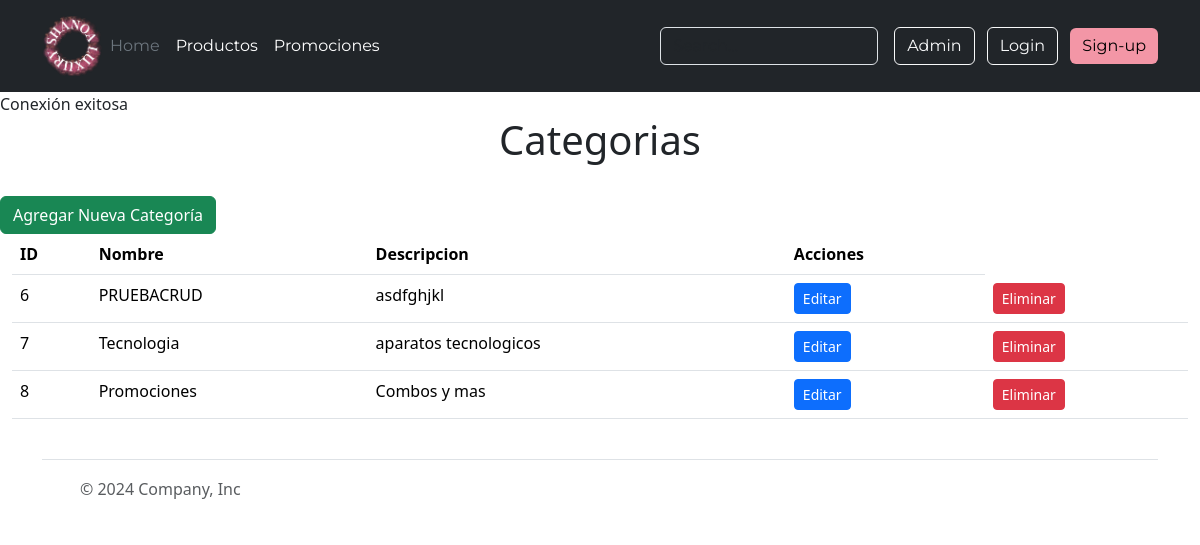
/Secciones/CATEGORIAS/index.php, run on the app's committed database.
### tables this page shows
CREATE TABLE `categorias` (
  `idCategorias` int(11) NOT NULL,
  `nombreCat` varchar(45) DEFAULT NULL,
  `descripcionCat` varchar(45) DEFAULT NULL
);

### Secciones/CATEGORIAS/index.php (the view, shortened to what this page needs)
<?php include ("../../Templates/header.php"); ?>
<?php
include ("../../PHPCONEXION/conexion.php");
$sql = "SELECT * FROM categorias";
?>
<h1 class="text-center text-info text-dark">Categorias</h1>
<br>
<div class="card-body">
    <a class="btn btn-success" href="agregar.php">Agregar Nueva Categoría</a>
    <div class="table-responsive-sm container-sm" style="max-width: 100%; overflow-x: auto;">
        <table class="table " id="tabla_id">
            <thead>
                <tr>
                    <th scope="col">ID</th>
                    <th scope="col">Nombre</th>
                    <th scope="col">Descripcion</th>
                    <th scope="col">Acciones</th>
                </tr>
            </thead>
            <tbody>
                <?php $resultado = $conn->query($sql);
                if ($resultado->num_rows > 0) {
                    while ($row = $resultado->fetch_assoc()) {
                        echo "<tr>";
                        echo "<td>" . $row["idCategorias"] . "</td>";
                        echo "<td>" . $row["nombreCat"] . "</td>";
                        echo "<td>" . $row["descripcionCat"] . "</td>";
                        echo "<td> <a href='Editar.php?id=" . $row["idCategorias"] . "' class='btn btn-primary btn-sm'>Editar</a></td>";
                        echo "<td> <a href='index.php?id=" . $row["idCategorias"] . "' class='btn btn-danger btn-sm'>Eliminar</a> </td>";
                        echo "</tr>";
                    }
                } else {
                    echo "<tr><td colspan='4'>No se encontraron categorías.</td></tr>";
                }
                ?>
            </tbody>
        </table>
    </div>
</div>
<?php include ("../../Templates/footer.php"); ?>

### data on the page
categorias: idCategorias "6", nombreCat "PRUEBACRUD", descripcionCat "asdfghjkl"
categorias: idCategorias "7", nombreCat "Tecnologia", descripcionCat "aparatos tecnologicos"
categorias: idCategorias "8", nombreCat "Promociones", descripcionCat "Combos y mas"
